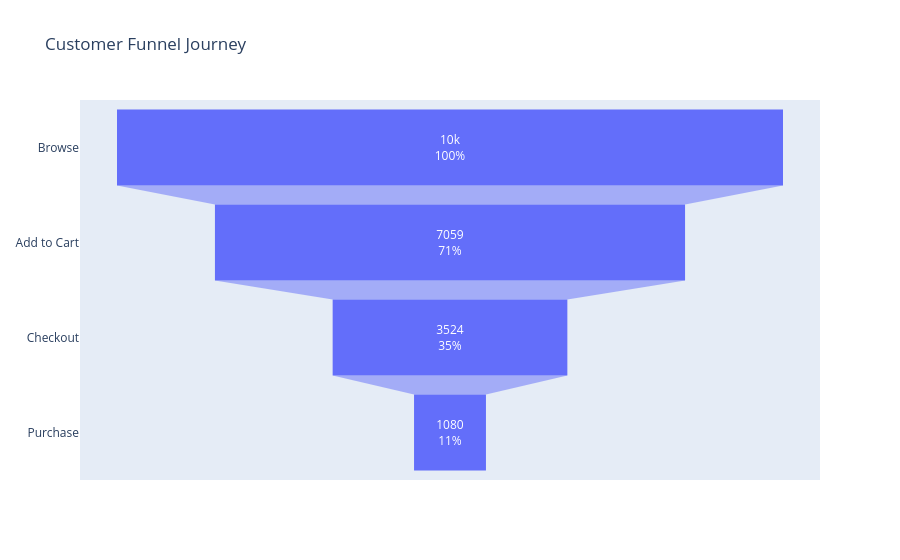

Notebook source saved alongside this figure:
### Code cell
fig2 = go.Figure(

    go.Funnel(

        y=funnel_df['Stage'],

        x=funnel_df['Sessions'],

        textinfo='value+percent initial'

    )

)

fig2.update_layout(

    title='Customer Funnel Journey'

)

fig2.show()

### Figure 1 — Plotly figure (JSON) as saved in the notebook; plotly's stock layout.template omitted (floating-point values rounded to 4 significant figures)
{"data": [{"textinfo": "value+percent initial", "type": "funnel", "x": [10000, 7059, 3524, 1080], "y": ["Browse", "Add to Cart", "Checkout", "Purchase"]}], "layout": {"title": {"text": "Customer Funnel Journey"}}}
